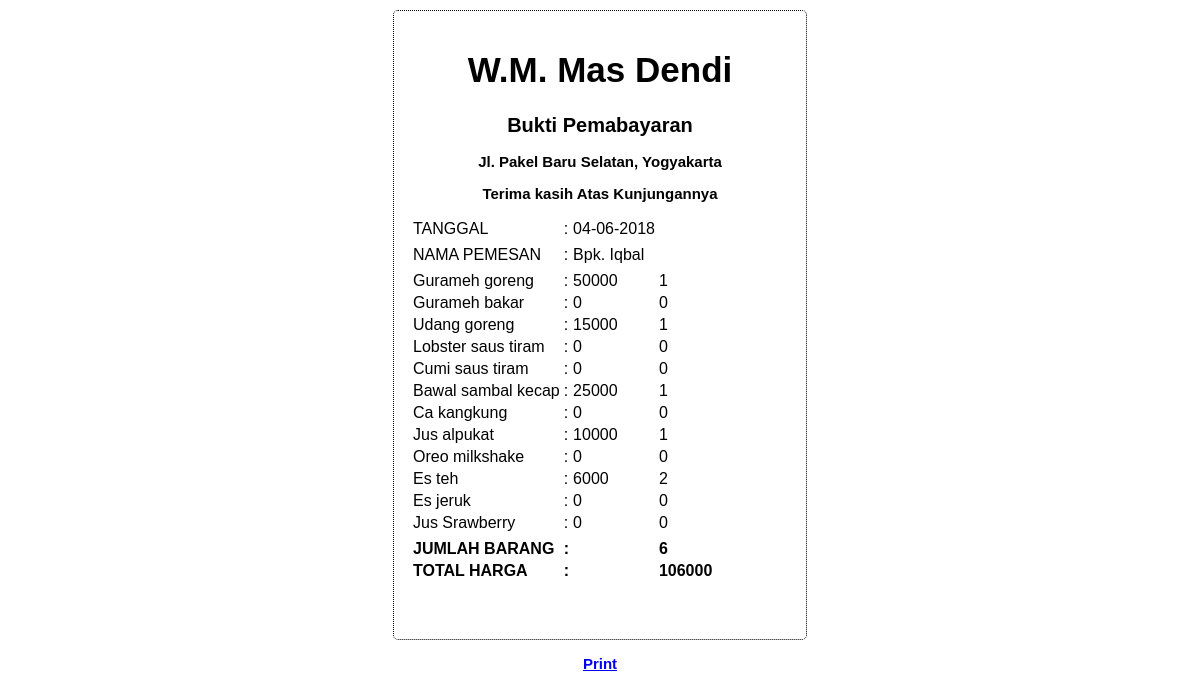
The app's page /struck.php?user=Bpk. Iqbal with its own data.
### tables this page shows
CREATE TABLE `pesan` (
  `namapelanggan` varchar(50) NOT NULL,
  `alamat` varchar(100) NOT NULL,
  `tanggalpesan` date NOT NULL,
  `order1` int(11) NOT NULL,
  `order2` int(11) NOT NULL,
  `order3` int(11) NOT NULL,
  `order4` int(11) NOT NULL,
  `order5` int(11) NOT NULL,
  `order6` int(11) NOT NULL,
  `order7` int(11) NOT NULL,
  `order8` int(11) NOT NULL,
  `order9` int(11) NOT NULL,
  `order10` int(11) NOT NULL,
  `order11` int(11) NOT NULL,
  `order12` int(11) NOT NULL,
  `totalharga` int(11) NOT NULL,
  `totalbarang` int(11) NOT NULL
);

### struck.php (the view, shortened to what this page needs)
<html>
<head>
	<link href ="struk.css" rel = "stylesheet" type="text/css" media = "all" />
</head>
<body>
	<div class="container">
		<h1> W.M. Mas Dendi </h1>
		<h2> Bukti Pemabayaran </h2>
		<h3> Jl. Pakel Baru Selatan, Yogyakarta</h3>
		<h3> Terima kasih Atas Kunjungannya</h3>
<?php
$tgl_skrg = date("d-m-Y");
$host = "localhost";
$username = "root";
$password = "";
$db_name = "dbdendi";
$konek = new mysqli($host, $username, $password , $db_name);
if($konek->connect_error){
  die("Koneksi Gagal Karena : ". $konek->connect_error);
}else {
$user = $_GET['user'];
$sql = "select * from pesan where namapelanggan = '$user' ";
$data = $konek->query($sql);
echo "<table border='0'>";
if ($data->num_rows > 0){
	while ($row = $data->fetch_assoc()) {
		echo "<tr>";
		echo "<td>TANGGAL </td>";
		echo "<td> : </td>";
		echo "<td> $tgl_skrg </td>";
		echo "</tr>";
		echo "<td></td>";
		echo "<tr>";
		echo "<td> NAMA PEMESAN </td>";
		echo "<td> : </td>";
		echo "<td>".$row['namapelanggan']."</td>";
		echo "</tr>";
		echo "<td></td>";
		echo "<tr>";
		echo "<td> Gurameh goreng </td>";
		echo "<td> : </td>";
		echo "<td>".$row['order1']*50000;
		echo "</td>";
		echo "<td>".$row['order1']."</td>";
		echo "</tr>";
		echo "<tr>";
		echo "<td> Gurameh bakar </td>";
		echo "<td> : </td>";
		echo "<td>".$row['order2']*55000;
		echo "</td>";
		echo "<td>".$row['order2']."</td>";
		echo "</tr>";
		echo "<tr>";
		echo "<td>  Udang goreng </td>";
		echo "<td> : </td>";
		echo "<td>".$row['order3']*15000;
		echo "</td>";
		echo "<td>".$row['order3']."</td>";
		echo "</tr>";
		echo "<tr>";
		echo "<td> Lobster saus tiram </td>";
		echo "<td> : </td>";
		echo "<td>".$row['order4']*40000;
		echo "</td>";
		echo "<td>".$row['order4']."</td>";
		echo "</tr>";
		echo "<tr>";
		echo "<td> Cumi saus tiram </td>";
		echo "<td> : </td>";
		echo "<td>".$row['order5']*30000;
		echo "</td>";
		echo "<td>".$row['order5']."</td>";
		echo "</tr>";
		echo "<tr>";
		echo "<td> Bawal sambal kecap </td>";
		echo "<td> : </td>";
		echo "<td>".$row['order6']*25000;
		echo "</td>";
		echo "<td>".$row['order6']."</td>";
		echo "</tr>";
		echo "<tr>";
		echo "<td> Ca kangkung </td>";
		echo "<td> : </td>";
		echo "<td>".$row['order7']*12000;
		echo "</td>";
		echo "<td>".$row['order7']."</td>";
		echo "</tr>";
		echo "<tr>";
		echo "<td> Jus alpukat </td>";
		echo "<td> : </td>";
		echo "<td>".$row['order8']*10000;
		echo "</td>";
		echo "<td>".$row['order8']."</td>";
		echo "</tr>";
		echo "<tr>";
		echo "<td> Oreo milkshake </td>";
		echo "<td> : </td>";
		echo "<td>".$row['order9']*13000;
		echo "</td>";
		echo "<td>".$row['order9']."</td>";
		echo "</tr>";
		echo "<tr>";
		echo "<td> Es teh </td>";
		echo "<td> : </td>";
		echo "<td>".$row['order10']*3000;
		echo "</td>";
		echo "<td>".$row['order10']."</td>";
		echo "</tr>";
		echo "<tr>";
		echo "<td> Es jeruk </td>";
		echo "<td> : </td>";
		echo "<td>".$row['order11']*3500;
		echo "</td>";
		echo "<td>".$row['order11']."</td>";
		echo "</tr>";
		echo "<tr>";
		echo "<td> Jus Srawberry </td>";
		echo "<td> : </td>";
		echo "<td>".$row['order12']*10000;
		echo "</td>";
		echo "<td>".$row['order12']."</td>";
		echo "</tr>";
		echo "<td></td>";
		echo "<tr>";
		echo "<td><b> JUMLAH BARANG </td>";
		echo "<td><b> : </td>";
		echo "<td></td>";
		echo "<td><b>".$row['totalbarang'];
		echo "</td>";
		echo "</tr>";
		echo "<tr>";
		echo "<td><b> TOTAL HARGA </td>";
		echo "<td><b> : </td>";
		echo "<td></td>";
		echo "<td><b>".$row['totalharga'];
		echo "</td>";
		echo "</tr>";
		echo "</table>";
	}
}else{
	echo"Tidak dapat di cetak";
}
}
?>
</div>
<h3><a href="#" onclick="window.print()"> Print </a> </h3>
</body>
</html>

### struk.css (style rules this page uses)
body { font-family: 'Arial'; text-align: left; }
.container { width: 380px; height:580px; background-color: #FFF; border-radius : 5px; margin : 0 auto; border: 1px dotted black; margin-top :10px; padding-top: 1em; padding-bottom: 2em; padding-left: 1em; padding-right: 1em; }
h1 { text-align: center; font-size: 35px; }
h2 { text-align: center; font-size: 20px; }
h3 { text-align: center; font-size: 15px; }

### records on screen
pesan: namapelanggan "Bpk. Iqbal", $row['order1']*50000 "50000", order1 "1", $row['order2']*55000 "0", order2 "0", $row['order3']*15000 "15000", order3 "1", $row['order4']*40000 "0", order4 "0", $row['order5']*30000 "0", order5 "0", $row['order6']*25000 "25000", order6 "1", $row['order7']*12000 "0", order7 "0", $row['order8']*10000 "10000", order8 "1", $row['order9']*13000 "0", order9 "0", $row['order10']*3000 "6000", order10 "2", $row['order11']*3500 "0", order11 "0", $row['order12']*10000 "0", order12 "0", totalbarang "6", totalharga "106000"
